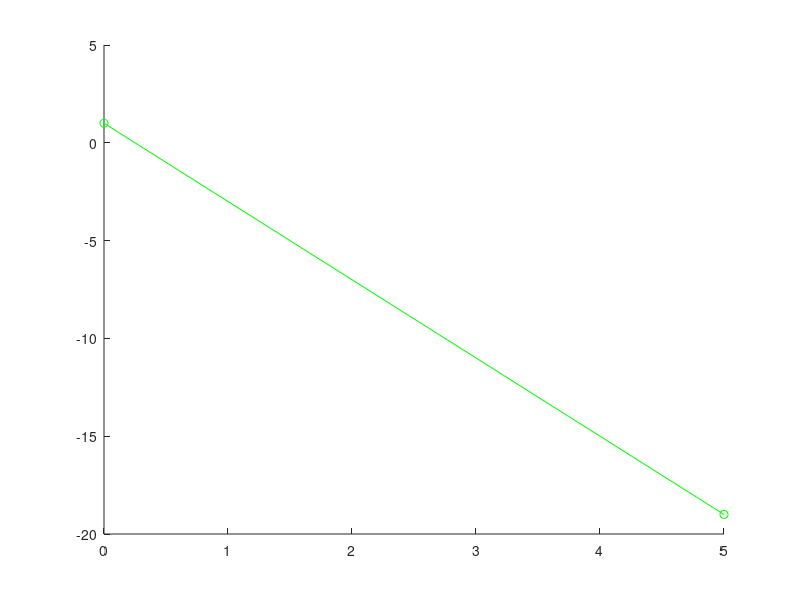

This chart was generated by the following MATLAB code: (Note: this script raises an error after producing the figure.)
clear
close all
xvector = 0:0.5:4;
f=inline('-2*x^3+12*x^2-20*x+8.5');
x0=input('Introduzca el valor inicial para x0: ');
y0=input('Introduzca el valor inicial para y0: ');
DeltaX=input('Introduzca el incremento inicial: ');
Xap=input('Introduzca el valor a aproximar: ');

x=0:DeltaX:Xap
ysol=-0.5*x.^4+4*x.^3-10*x.^2+8.5*x+1;
hold on
plot(x,ysol,'o-g');

%% Euler
y(1)=1;
for i=1:length(x)-1
    y(i+1)=y(i)+DeltaX*f(x(i),y(i));
endfor
disp(x);
disp(y);
plot(x,y,'o-b');

disp("ERROR CON EULER:")
er_euler= abs(ysol-y)
plot(xvector,10+er_euler,'d--k')

%% RK2
fprintf('RK2\n');
x1(1)=x0
y1(1)=y0
n=1
while x1 < Xap
  x1(n+1)=x1(n) + DeltaX
  K11=f(x1(n),y1(n));
  K12=f(x1(n)+0.75.*DeltaX,y1(n)+0.75.*K11*DeltaX);
  y1(n+1)=y1(n)+(1/3)*K11+(2/3)*K12;
    n=n+1
end

plot(x1,y1,'o-m');
disp("ERROR CON RUGER K.:")
er_ruger2=abs(ysol-y1)
plot(xvector,10+er_ruger2,'p--c')



%% RK4
fprintf('RK4\n');
x0(1)=x0
y0(1)=y0
n=1
while x0 < Xap
  x0(n+1)=x0(n) + DeltaX
  K01=f(x0(n),y0(n));
  K02=f(x0(n)+0.5.*K01.*DeltaX,y0(n)+0.5.*DeltaX);
  K03=f(x0(n)+0.5.*K02.*DeltaX,y0(n)+0.5.*DeltaX);
  K04=f(x0(n)+K03.*DeltaX,y0(n)+DeltaX);
  phi=(1/6)*(K01+2.*K02+2.*K03+K04);
  y0(n+1)=y0(n)+phi.*DeltaX
    n=n+1
end
plot(x0,y0,'o-r');
disp("ERROR CON RUGER K.:")
er_ruger=abs(ysol-y0)
plot(xvector,10+er_ruger,'p--m')


legend("Datos","Euler","Euler ERROR","RK02","RK02 ERROR","RK04","RK04 ERROR");


